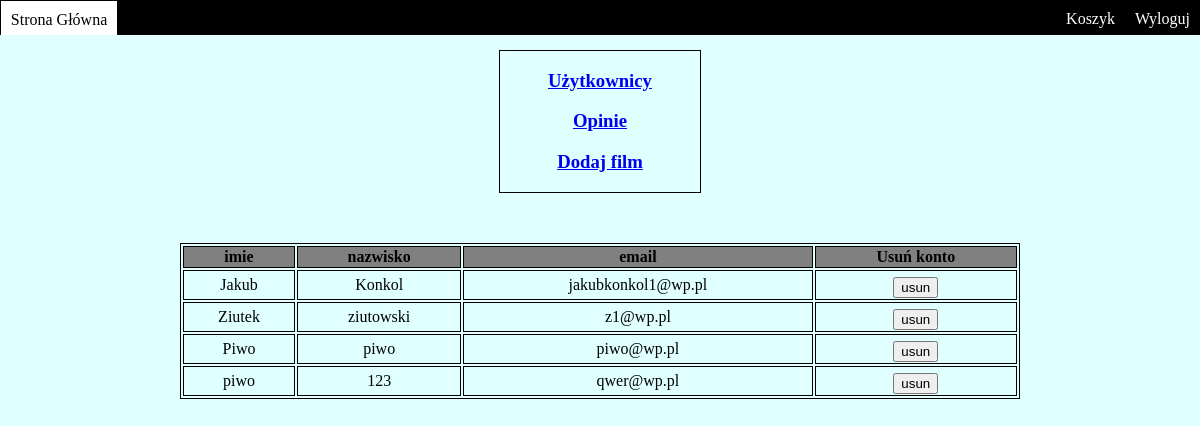
Screenshot of /AdminPanel.php?panel=uzytkownicy with the database file from the repository.
### tables this page shows
CREATE TABLE `users` (
  `id` int(11) NOT NULL AUTO_INCREMENT,
  `imie` varchar(100) NOT NULL,
  `nazwisko` varchar(100) NOT NULL,
  `email` varchar(100) NOT NULL,
  `password` varchar(50) NOT NULL,
  `isadmin` tinyint(1) DEFAULT NULL,
  PRIMARY KEY (`id`)
);

### AdminClass.php (the view, shortened to what this page needs)
<?php
class AdminClass{
    public $user;
    public function __construct($user)
    {
        $this->user = $user;
    }
    public function wyswietluserow():void{
        include "dbconnect.php";
        $query = "SELECT id, imie, nazwisko, email, isadmin FROM users WHERE email != '$this->user'";
        $select = mysqli_query($polaczenie, $query);
        if(mysqli_num_rows($select)<=0){
            echo "Poza tobą nie ma żadnego innego użytkownika";
        }else{
            echo"<div class='tabela'>
                <table>
                <thead>
                            <tr>
                            <th scope = 'col' > imie </th >
                            <th scope = 'col' > nazwisko </th >
                            <th scope = 'col' > email </th >
                            <th scope = 'col' > Usuń konto </th >
                        </tr>
                        </thead>
                        <tbody>
                ";
            while ($r=mysqli_fetch_assoc($select)){
                echo "
            <tr>
                <td>$r[imie]</td>
                <td>$r[nazwisko]</td>
                <td>$r[email]</td>
                <td><form action='AdminPanel.php?panel=uzytkownicy' method='post'> <input type='hidden' name='iduser' value='$r[id]'>  <input name='deluser'type='submit' value='usun'> </form></td>
            </tr>
        ";
            } echo "</tbody> </table> </div>";
        }
    }
}

### cssy/admin.css (style rules this page uses)
body { margin:0; background-color: lightcyan; }
table { text-align: center; margin: auto; width: 70vw; }
.tabela table { border:1px solid black; }
.tabela th { border:1px solid black; background-color: gray; }
.tabela tr { border:1px solid black; }
.tabela td { border:1px solid black; }
form input[type='submit'] { margin-top:5px; }

### rows the page displays
users: imie "Jakub", nazwisko "Konkol", email "jakubkonkol1@wp.pl"
users: imie "Ziutek", nazwisko "ziutowski", email "z1@wp.pl"
users: imie "Piwo", nazwisko "piwo", email "piwo@wp.pl"
users: imie "piwo", nazwisko "123", email "qwer@wp.pl"
